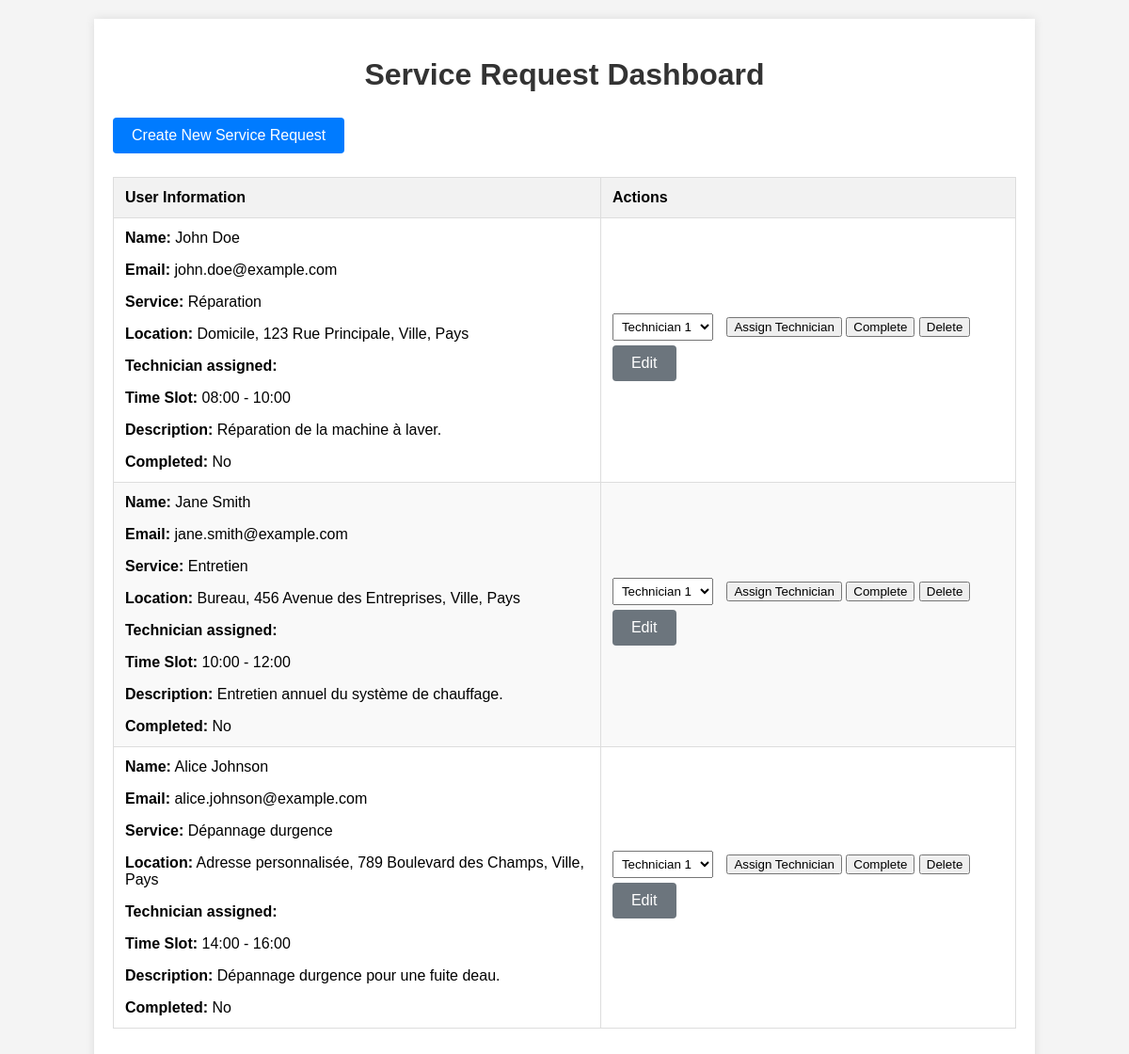
/admin/service_requests, run on the app's committed database.
### tables this page shows
CREATE TABLE service_requests (
    id INT AUTO_INCREMENT PRIMARY KEY,
    user_id INT NOT NULL,
    service_id INT NOT NULL,
    location_id INT NOT NULL,
    time_slot_id INT NOT NULL,
    technician_id INT,
    description TEXT,
    completed BOOLEAN DEFAULT FALSE,
    created_at TIMESTAMP DEFAULT CURRENT_TIMESTAMP,
    FOREIGN KEY (user_id) REFERENCES users(id),
    FOREIGN KEY (service_id) REFERENCES services(id),
    FOREIGN KEY (location_id) REFERENCES locations(id),
    FOREIGN KEY (time_slot_id) REFERENCES time_slots(id),
    FOREIGN KEY (technician_id) REFERENCES technicians(id)
);

CREATE TABLE users (
    id INT AUTO_INCREMENT PRIMARY KEY,
    name VARCHAR(255) NOT NULL,
    email VARCHAR(255) NOT NULL UNIQUE,
    username VARCHAR(255) NOT NULL UNIQUE,
    password VARCHAR(255) NOT NULL,
    account_activation_hash VARCHAR(255),
    created_at TIMESTAMP DEFAULT CURRENT_TIMESTAMP
);

CREATE TABLE services (
    id INT AUTO_INCREMENT PRIMARY KEY,
    name VARCHAR(255) NOT NULL,
    description TEXT
);

CREATE TABLE locations (
    id INT AUTO_INCREMENT PRIMARY KEY,
    name VARCHAR(255) NOT NULL,
    address TEXT
);

CREATE TABLE time_slots (
    id INT AUTO_INCREMENT PRIMARY KEY,
    time_range VARCHAR(255) NOT NULL
);

### src/Lib/Controllers/AbstractController.php (called while the page is built, shortened)
<?php
abstract class AbstractController
{
  protected function render(string $template, array $data = [], string $dir = ''): Response
  {
    $response = new Response();
    extract($data);
    $path = __DIR__ . "/../../Views";
    $path .= "/{$template}.view.php";
    require_once $path;
    $response->setContent(ob_get_clean());
    $response->addHeader('Content-Type', 'text/html');
    return $response;
  }
}

### src/Controllers/AdminControllers/AdminController.php (called while the page is built, shortened)
<?php
class AdminController extends AbstractController
{
  private $serviceRequestModel;
  private $technicianModel;
  public function __construct()
  {
    $this->serviceRequestModel = new ServiceRequest();
    $this->technicianModel = new Technician();
  }
  public function manageServiceRequests(Request $request): Response
  {
    $service_requests = $this->serviceRequestModel->getAll();
    $technicians = $this->technicianModel->getAvailibleTechnicians();
    return $this->render('admin/service_requests/index', [
      'service_requests' => $service_requests,
      'technicians' => $technicians
  ]);
  }
}

### src/Lib/Http/Router.php (called while the page is built, shortened)
<?php
class Router
{
    public function route(Request $request): ?Response {
        $routesByUri = self::getRoutesFromUriRequest($request);
        $routeByMethod = self::getRoutesFromMethodRequest($request, $routesByUri);
        list($controllerName, $method) = explode('@', $routeByMethod->controller);
        $controller = new $controller();
        $params = self::extractParams($request->getUri(), $routeByMethod->path);
        return $controller->$method($request, ...$params);
    }
    private static function getRoutesFromUriRequest(Request $request): array{
        $matchingRoutes = [];
        $routes = self::getConfig();
        foreach ($routes as $route) {
            if (self::urlMatches($request, $route) && self::checkMethod($request, $route)) {
                $matchingRoutes[] = $route;
            }
        }
        return $matchingRoutes;
    }
    private static function getRoutesFromMethodRequest(Request $request, array $routes): ?object {
        foreach($routes as $route) {
            if(self::checkMethod($request, $route)) {
                return $route;
            }
        }
        return null;
    }
    private static function urlMatches(Request $request, object $route): bool {
        $requestUriParts = self::getUrlParts($request->getPath());
        $routePathParts = self::getUrlParts($route->path);
        if(self::checkUrlPartsNumberMatches($requestUriParts, $routePathParts) === false) {
            return false;
        }
        foreach($routePathParts as $key => $part) {
            if(self::isUrlPartSlug($part) === false) {
                if($part !== $requestUriParts[$key]) {
                    return false;
                }
            }else{
                $request->addSlug(substr($part, 1), $requestUriParts[$key]);
            }
        }
        return true;
    }
    private static function getUrlParts(string $url): array {
        return explode('/', trim($url, '/'));
    }
    private static function checkUrlPartsNumberMatches(array $requestUriParts, array $routePathParts): bool {
        return count($requestUriParts) === count($routePathParts);
    }
    private static function isUrlPartSlug(string $part): bool {
        return strpos($part, ':') === 0;
    }
    private static function getConfig(): array {
        $config = json_decode(file_get_contents(__DIR__ . '/../../../config/routes.json'));
        return $config;
    }
    private static function checkMethod(Request $request, object $route): bool {
        return in_array($request->getMethod(), $route->methods);
    }
    private static function extractParams(string $url, string $path): array {
        $urlParts = self::getUrlParts($url);
        $pathParts = self::getUrlParts($path);
        $params = [];
        return $params;
    }
}

### src/Lib/Database/Dsn.php (called while the page is built, shortened)
<?php
class Dsn {
    private string $host;
    private string $dbname;
    private string $user;
    private string $password;
    private string $port;
    public function __construct() {
        $config = $this->getConfig();
        $this->host = $config['host'];
        $this->dbname = $config['database'];
        $this->user = $config['user'];
        $this->password = $config['password'];
        $this->port = $config['port'];
    }
    private function getConfig(): array {
        $file = file_get_contents(__DIR__ . '/../../../config/database.json');
        return json_decode($file, true);
    }
    public function getDsn(): string {
        return "mysql:host={$this->host};dbname={$this->dbname};port={$this->port}";
    }
    public function getPassword(): string {
        return $this->password;
    }
    public function getUser(): string {
        return $this->user;
    }
}

### src/Lib/Database/DatabaseConnexion.php (called while the page is built, shortened)
<?php
class DatabaseConnexion
{
    private \PDO $pdo_connexion;
    private \PDOStatement $stmt;
    public function setConnexion(): self
    {
        $dsn = new Dsn();
        $this->pdo_connexion = new \PDO(
            $dsn->getDsn(),
            $dsn->getUser(),
            $dsn->getPassword()
        );
        return $this;
    }
    public function query($sql)
    {
        $this->stmt = $this->pdo_connexion->prepare($sql);
    }
    public function execute(): bool
    {
        return $this->stmt->execute();
    }
    public function resultSet()
    {
        $this->execute();
        return $this->stmt->fetchAll(\PDO::FETCH_OBJ);
    }
}

### src/Entities/ServiceRequest.php (called while the page is built, shortened)
<?php
class ServiceRequest
{
    private $dbConnexion;
    public function __construct()
    {
        $this->dbConnexion = new DatabaseConnexion();
    }
    public function getAll()
    {
        $this->dbConnexion->query("
            SELECT sr.*,
                   u.name AS user_name,
                   u.email AS user_email,
                   s.name AS service_name,
                   l.name AS location_name,
                   l.address AS location_address,
                   ts.time_range,
                   t.name AS technician_name
            FROM service_requests sr
            JOIN users u ON sr.user_id = u.id
            JOIN services s ON sr.service_id = s.id
            JOIN locations l ON sr.location_id = l.id
            JOIN time_slots ts ON sr.time_slot_id = ts.id
            LEFT JOIN technicians t ON sr.technician_id = t.id
        ");
        return $this->dbConnexion->resultSet();
    }
}

### src/Entities/Technician.php (called while the page is built, shortened)
<?php
class Technician
{
    private $dbConnexion;
    public function __construct()
    {
        $this->dbConnexion = new DatabaseConnexion();
    }
    public function getAvailibleTechnicians()
    {
        $this->dbConnexion->query("SELECT * FROM technicians WHERE available = TRUE");
        return $this->dbConnexion->resultSet();
    }
}

### src/Lib/Http/Request.php (called while the page is built, shortened)
<?php
class Request
{
    protected string $uri;
    protected string $path;
    protected string $method;
    public function __construct()
    {
        $this->uri = $_SERVER['REQUEST_URI'];
        $this->path = parse_url($this->uri, PHP_URL_PATH);
        $this->method = $_SERVER['REQUEST_METHOD'];
    }
    public function getUri(): string
    {
        return $this->uri;
    }
    public function getPath(): string
    {
        return $this->path;
    }
    public function getMethod(): string
    {
        return $this->method;
    }
}

### src/Views/admin/service_requests/index.view.php (the view, shortened to what this page needs)
<body>
    <div class="admin-container">
        <h1>Service Request Dashboard</h1>
        <a href="/admin/service_requests/create" class="btn btn-primary">Create New Service Request</a>
        <table>
            <thead>
                <tr>
                    <th>User Information</th>
                    <th>Actions</th>
                </tr>
            </thead>
            <tbody>
                <?php foreach ($service_requests as $request): ?>
                    <tr>
                        <td>
                            <p><strong>Name:</strong> <?= $request->user_name ?></p>
                            <p><strong>Email:</strong> <?= $request->user_email ?></p>
                            <p><strong>Service:</strong> <?= $request->service_name ?></p>
                            <p><strong>Location:</strong> <?= $request->location_name . ', ' . $request->location_address ?></p>
                            <p><strong>Technician assigned:</strong> <?= $request->technician_name ?></p>
                            <p><strong>Time Slot:</strong> <?= $request->time_range ?></p>
                            <p><strong>Description:</strong> <?= $request->description ?></p>
                            <div>
                                <p><strong>Completed:</strong> <?= $request->completed ? 'Yes' : 'No' ?></p>
                            </div>
                        </td>
                        <td>
                            <form method="post" action="/admin/service_requests/assign_technician/<?= $request->id ?>" style="display:inline;">
                                <select name="technician_id">
                                    <?php foreach ($technicians as $technician): ?>
                                        <option value="<?= $technician->id ?>"><?= $technician->name ?></option>
                                    <?php endforeach; ?>
                                </select>
                                <button type="submit">Assign Technician</button>
                            </form>
                            <form method="post" action="/admin/service_requests/complete/<?= $request->id ?>" style="display:inline;">
                                <button type="submit">Complete</button>
                            </form>
                            <form method="post" action="/admin/service_requests/delete/<?= $request->id ?>" style="display:inline;">
                                <button type="submit">Delete</button>
                            </form>
                            <a href="/admin/service_requests/edit/<?= $request->id ?>" class="btn btn-secondary">Edit</a>
                        </td>
                    </tr>
                <?php endforeach; ?>
            </tbody>
        </table>
    </div>
</body>

### src/index.php (shortened to what this page needs)
<?php
require __DIR__ . '/Lib/Database/DatabaseConnexion.php';
require __DIR__ . '/Lib/Database/Dsn.php';
$request = new Request();
$router = new Router();
$response = $router->route($request);
echo $response->getContent();
exit();

### src/Views/admin/service_requests/index.view.php (style rules this page uses)
body { font-family: Arial, sans-serif; background-color: #f4f4f4; margin: 0; padding: 0; }
.admin-container { width: 80%; margin: 20px auto; background: #fff; padding: 20px; box-shadow: 0 0 10px rgba(0, 0, 0, 0.1); }
h1 { text-align: center; color: #333; }
table { width: 100%; border-collapse: collapse; margin: 20px 0; }
table, th, td { border: 1px solid #ddd; }
th, td { padding: 12px; text-align: left; }
th { background-color: #f2f2f2; }
tr:nth-child(even) { background-color: #f9f9f9; }
.btn { display: inline-block; padding: 10px 20px; margin: 5px 0; text-decoration: none; color: #fff; background-color: #007bff; border: none; border-radius: 4px; cursor: pointer; }
.btn-secondary { background-color: #6c757d; }
.btn-primary { background-color: #007bff; }
form { display: inline; }
select { padding: 5px; margin-right: 10px; }

### data on the page
service_requests: user.name "John Doe", user.email "john.doe@example.com", service.name "Réparation", location.name "Domicile", location.address "123 Rue Principale, Ville, Pays", time_slot.time_range "08:00 - 10:00", description "Réparation de la machine à laver.", completed "No"
service_requests: user.name "Jane Smith", user.email "jane.smith@example.com", service.name "Entretien", location.name "Bureau", location.address "456 Avenue des Entreprises, Ville, Pays", time_slot.time_range "10:00 - 12:00", description "Entretien annuel du système de chauffage.", completed "No"
service_requests: user.name "Alice Johnson", user.email "alice.johnson@example.com", service.name "Dépannage durgence", location.name "Adresse personnalisée", location.address "789 Boulevard des Champs, Ville, Pays", time_slot.time_range "14:00 - 16:00", description "Dépannage durgence pour une fuite deau.", completed "No"

### other printed values
form field technician_id "Technician 1"
